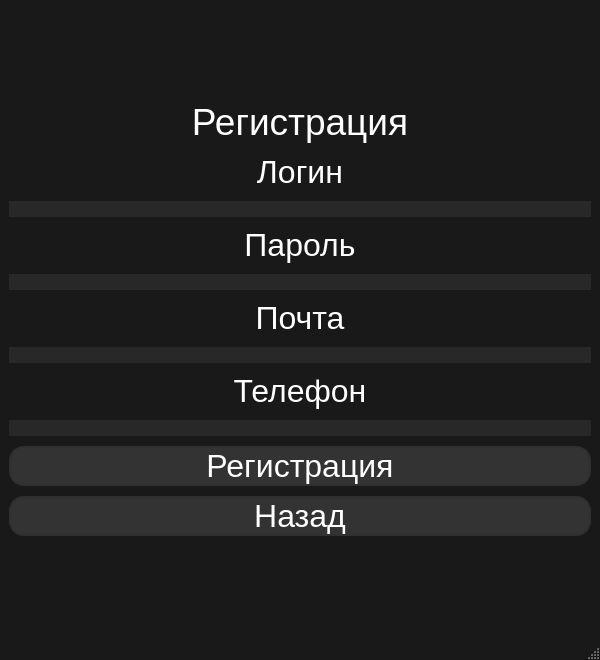
<?xml version="1.0" encoding="UTF-8"?>
<ui version="4.0">
 <class>RegistrWindow</class>
 <widget class="QMainWindow" name="RegistrWindow">
  <property name="windowModality">
   <enum>Qt::WindowModal</enum>
  </property>
  <property name="geometry">
   <rect>
    <x>0</x>
    <y>0</y>
    <width>600</width>
    <height>660</height>
   </rect>
  </property>
  <property name="minimumSize">
   <size>
    <width>600</width>
    <height>660</height>
   </size>
  </property>
  <property name="maximumSize">
   <size>
    <width>600</width>
    <height>660</height>
   </size>
  </property>
  <property name="windowTitle">
   <string>MainWindow</string>
  </property>
  <property name="styleSheet">
   <string notr="true">QPushButton {
background-color: #333333;
border-radius: 15%;
color: white;
border: 2px solid #303030;
}

QPushButton:hover {
 background-color: #505050;
}

QPushButton:pressed {
 background-color: #505050;
}

QMainWindow {
background-color: #191919;
}

QLineEdit {
background-color: #282828;
color: white;
border: 0px;
}

QLabel {
color: white;
}

QComboBox {
background-color: #333333;
border-radius: 15%;
color: white;
border: 2px solid #303030;
}

QComboBox:hover {
 background-color: #505050;
}

QComboBox:pressed {
 background-color: #505050;
}

QComboBox:drop-down {
border: 1px solid #303030;
border-radius: 15%;
 }</string>
  </property>
  <widget class="QWidget" name="centralwidget">
   <layout class="QGridLayout" name="gridLayout">
    <item row="0" column="0">
     <layout class="QVBoxLayout" name="verticalLayout">
      <property name="spacing">
       <number>10</number>
      </property>
      <item>
       <widget class="QLabel" name="info_2">
        <property name="enabled">
         <bool>false</bool>
        </property>
        <property name="sizePolicy">
         <sizepolicy hsizetype="Preferred" vsizetype="Fixed">
          <horstretch>0</horstretch>
          <verstretch>0</verstretch>
         </sizepolicy>
        </property>
        <property name="maximumSize">
         <size>
          <width>16777215</width>
          <height>16777215</height>
         </size>
        </property>
        <property name="font">
         <font>
          <pointsize>16</pointsize>
         </font>
        </property>
        <property name="text">
         <string>&lt;html&gt;&lt;head/&gt;&lt;body&gt;&lt;p align=&quot;center&quot;&gt;&lt;span style=&quot; font-size:28pt;&quot;&gt;Регистрация&lt;/span&gt;&lt;/p&gt;&lt;/body&gt;&lt;/html&gt;</string>
        </property>
        <property name="alignment">
         <set>Qt::AlignCenter</set>
        </property>
        <property name="margin">
         <number>0</number>
        </property>
       </widget>
      </item>
      <item>
       <widget class="QLabel" name="label">
        <property name="enabled">
         <bool>false</bool>
        </property>
        <property name="sizePolicy">
         <sizepolicy hsizetype="Preferred" vsizetype="Fixed">
          <horstretch>0</horstretch>
          <verstretch>0</verstretch>
         </sizepolicy>
        </property>
        <property name="maximumSize">
         <size>
          <width>16777215</width>
          <height>16777215</height>
         </size>
        </property>
        <property name="mouseTracking">
         <bool>true</bool>
        </property>
        <property name="text">
         <string>&lt;html&gt;&lt;head/&gt;&lt;body&gt;&lt;p&gt;&lt;span style=&quot; font-size:24pt;&quot;&gt;Логин&lt;/span&gt;&lt;/p&gt;&lt;/body&gt;&lt;/html&gt;</string>
        </property>
        <property name="textFormat">
         <enum>Qt::AutoText</enum>
        </property>
        <property name="alignment">
         <set>Qt::AlignCenter</set>
        </property>
       </widget>
      </item>
      <item>
       <widget class="QLineEdit" name="lineEdit_Login">
        <property name="enabled">
         <bool>true</bool>
        </property>
        <property name="sizePolicy">
         <sizepolicy hsizetype="Preferred" vsizetype="Fixed">
          <horstretch>0</horstretch>
          <verstretch>0</verstretch>
         </sizepolicy>
        </property>
       </widget>
      </item>
      <item>
       <widget class="QLabel" name="label_2">
        <property name="enabled">
         <bool>false</bool>
        </property>
        <property name="sizePolicy">
         <sizepolicy hsizetype="Preferred" vsizetype="Fixed">
          <horstretch>0</horstretch>
          <verstretch>0</verstretch>
         </sizepolicy>
        </property>
        <property name="maximumSize">
         <size>
          <width>16777215</width>
          <height>16777215</height>
         </size>
        </property>
        <property name="mouseTracking">
         <bool>true</bool>
        </property>
        <property name="text">
         <string>&lt;html&gt;&lt;head/&gt;&lt;body&gt;&lt;p&gt;&lt;span style=&quot; font-size:24pt;&quot;&gt;Пароль&lt;/span&gt;&lt;/p&gt;&lt;/body&gt;&lt;/html&gt;</string>
        </property>
        <property name="alignment">
         <set>Qt::AlignCenter</set>
        </property>
       </widget>
      </item>
      <item>
       <widget class="QLineEdit" name="lineEdit_Password">
        <property name="sizePolicy">
         <sizepolicy hsizetype="Preferred" vsizetype="Fixed">
          <horstretch>0</horstretch>
          <verstretch>0</verstretch>
         </sizepolicy>
        </property>
        <property name="accessibleDescription">
         <string/>
        </property>
       </widget>
      </item>
      <item>
       <widget class="QLabel" name="label_3">
        <property name="enabled">
         <bool>false</bool>
        </property>
        <property name="sizePolicy">
         <sizepolicy hsizetype="Preferred" vsizetype="Fixed">
          <horstretch>0</horstretch>
          <verstretch>0</verstretch>
         </sizepolicy>
        </property>
        <property name="maximumSize">
         <size>
          <width>16777215</width>
          <height>16777215</height>
         </size>
        </property>
        <property name="mouseTracking">
         <bool>true</bool>
        </property>
        <property name="text">
         <string>&lt;html&gt;&lt;head/&gt;&lt;body&gt;&lt;p&gt;&lt;span style=&quot; font-size:24pt;&quot;&gt;Почта&lt;/span&gt;&lt;/p&gt;&lt;/body&gt;&lt;/html&gt;</string>
        </property>
        <property name="textFormat">
         <enum>Qt::AutoText</enum>
        </property>
        <property name="alignment">
         <set>Qt::AlignCenter</set>
        </property>
       </widget>
      </item>
      <item>
       <widget class="QLineEdit" name="lineEdit_Email">
        <property name="enabled">
         <bool>true</bool>
        </property>
        <property name="sizePolicy">
         <sizepolicy hsizetype="Preferred" vsizetype="Fixed">
          <horstretch>0</horstretch>
          <verstretch>0</verstretch>
         </sizepolicy>
        </property>
       </widget>
      </item>
      <item>
       <widget class="QLabel" name="label_4">
        <property name="enabled">
         <bool>false</bool>
        </property>
        <property name="sizePolicy">
         <sizepolicy hsizetype="Preferred" vsizetype="Fixed">
          <horstretch>0</horstretch>
          <verstretch>0</verstretch>
         </sizepolicy>
        </property>
        <property name="maximumSize">
         <size>
          <width>16777215</width>
          <height>16777215</height>
         </size>
        </property>
        <property name="mouseTracking">
         <bool>true</bool>
        </property>
        <property name="text">
         <string>&lt;html&gt;&lt;head/&gt;&lt;body&gt;&lt;p&gt;&lt;span style=&quot; font-size:24pt;&quot;&gt;Телефон&lt;/span&gt;&lt;/p&gt;&lt;/body&gt;&lt;/html&gt;</string>
        </property>
        <property name="alignment">
         <set>Qt::AlignCenter</set>
        </property>
       </widget>
      </item>
      <item>
       <widget class="QLineEdit" name="lineEdit_Phone">
        <property name="sizePolicy">
         <sizepolicy hsizetype="Preferred" vsizetype="Fixed">
          <horstretch>0</horstretch>
          <verstretch>0</verstretch>
         </sizepolicy>
        </property>
        <property name="accessibleDescription">
         <string/>
        </property>
       </widget>
      </item>
      <item>
       <widget class="QPushButton" name="pushButton_Reg">
        <property name="sizePolicy">
         <sizepolicy hsizetype="Preferred" vsizetype="Fixed">
          <horstretch>0</horstretch>
          <verstretch>0</verstretch>
         </sizepolicy>
        </property>
        <property name="minimumSize">
         <size>
          <width>0</width>
          <height>0</height>
         </size>
        </property>
        <property name="maximumSize">
         <size>
          <width>16777215</width>
          <height>16777215</height>
         </size>
        </property>
        <property name="font">
         <font>
          <pointsize>24</pointsize>
         </font>
        </property>
        <property name="whatsThis">
         <string>&lt;html&gt;&lt;head/&gt;&lt;body&gt;&lt;p align=&quot;center&quot;&gt;Авторизация&lt;/p&gt;&lt;/body&gt;&lt;/html&gt;</string>
        </property>
        <property name="styleSheet">
         <string notr="true"/>
        </property>
        <property name="text">
         <string>Регистрация</string>
        </property>
        <property name="autoDefault">
         <bool>false</bool>
        </property>
       </widget>
      </item>
      <item>
       <widget class="QPushButton" name="pushButton_Close">
        <property name="sizePolicy">
         <sizepolicy hsizetype="Preferred" vsizetype="Fixed">
          <horstretch>0</horstretch>
          <verstretch>0</verstretch>
         </sizepolicy>
        </property>
        <property name="minimumSize">
         <size>
          <width>0</width>
          <height>0</height>
         </size>
        </property>
        <property name="maximumSize">
         <size>
          <width>16777215</width>
          <height>16777215</height>
         </size>
        </property>
        <property name="font">
         <font>
          <pointsize>24</pointsize>
         </font>
        </property>
        <property name="styleSheet">
         <string notr="true"/>
        </property>
        <property name="text">
         <string>Назад</string>
        </property>
        <property name="checkable">
         <bool>false</bool>
        </property>
        <property name="autoDefault">
         <bool>false</bool>
        </property>
       </widget>
      </item>
     </layout>
    </item>
   </layout>
  </widget>
  <widget class="QMenuBar" name="menubar">
   <property name="geometry">
    <rect>
     <x>0</x>
     <y>0</y>
     <width>600</width>
     <height>25</height>
    </rect>
   </property>
  </widget>
  <widget class="QStatusBar" name="statusbar"/>
 </widget>
 <resources/>
 <connections/>
</ui>
